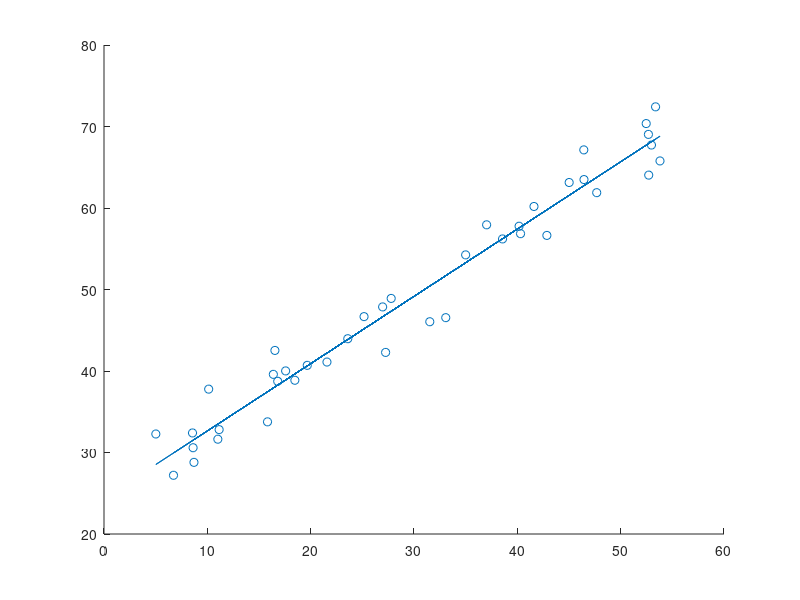

MATLAB code to generate this figure:
%% EXERCICE 1 : Creation de tableaux, accès à un élément

% A tester
% 
% % L'espace ou la virgule sont equivalents pour definir les tableaux.
% 

L1 = [10 20 30 40]
L2 = [5, 10, 15, 20]
 
% 
% % Creation d'un vecteur colonne
% % Le point virgule permet de passer a la ligne suivante.
% 

C1 = [10; 20; 30; 40]

 
%
% % Acces a un element d'un tableau. Les indices commencent a 1
%
 
L2(1)
C1(2)

% 
% % definition d'une matrice 3x3
%
 
M1 = [ 10 20 30 ; 40 50 60; 70 80 90]

% 
% % taille d'un tableau
% 

size(L1)
size(C1)
size(M1)

% 
% % La taille est une structure 
% % Premiere valeur : le nombre de lignes
% % Seconde valeur  : le nombre de colonnes
% 
 
size(L1, 1)
size(L1, 2)
 
size(C1, 1)
size(C1, 2)
 
nbLig = size(M1, 1)
nbCol = size(M1, 2)

% 
% % Acceder aux elements d'un tableau 2D (indiceLigne, indiceColonne)
% 
% 

iL = 2;
iC = 3;
M1(iL, iC)

%
% % Extraire une colonne
%
 
M1(:,1)
M1(:,3)
 
% 
% % Extraire une ligne 
% 
 
M1(2,:)

%
% %  Extraire un sous-tableau
%
 
M1(2:3,1:2)
 
% 
% % Supprimer des lignes. Modifie le tableau
%
 
M1(2:3,:) = []

% 
% % Supprimer des colonnes
% 
 
M1(:,2:3) = []


% 
% % Fonctions predefinies de creation de tableaux
% 
 
M2 = zeros(3) % tableau 3x3!
 
M3 = zeros(1,3)
 
M4 = ones(2,4)

Id = eye(2,3) % tableau 2x3 rempli de 0 avec 1 sur diagonale depuis haut gauche 

%
% % Tableau de valeurs parcourant un intervalle
%
 
V1 = 1:10 % pas entier de 1 par defaut

V2 = 1:0.2:5

M5 = [1:1:5;2:1:6]

%
% %  Creer un tableau à partir de ses lignes
% 

T1 = [5 1 3]
T2 = [10 4 2]
T3 = [3 5 0]
M6 = [T1; T2; T3] 

% ou 
% M6 =  vertcat(T1, T2, T3)

% 
% % Concaténer des tableaux 1D
%

M7 = [T1 T2 T3]
% ou
% M7 = horzcat(T1, T2, T3)
 


%  
% % Dupliquer une matrice
% 
 
M8 = [1 2 3 ; 4 5 6]
M9 = repmat(M8, 3, 2)

%  
% % Redimensionner une matrice
% % le nombre d'elements est le meme avant et apres
% % le parcours colonne par colonne donne la meme suite d'elements
%

M10 = reshape(M9, size(M9,2)/2, size(M9,1)*2)

% 
% % Creer un tableau aleatoirement.
%  

V3 = rand(1, 10) % parametres = dimension du tableau

M11 = rand(5, 3)

M12 = randi(50, 1, 20)


%% EXERCICE 2 : Trier un tableau 

% A tester

V4 = sort(V3)

M13 = reshape(V4, 2, 5)

sort(M11, 1) % chaque colonne est triée

sort(M11, 2) % chaque ligne est triée


% A ecrire
% ...


 
%% EXERCICE 3 : Indexation logique

% A tester
%
% % Chercher des elements dans un tableau, B1 est un tableau de booleens
% 

% V5 = randi(25,1,200)
% B1 = V5>20

% 
% % V6 contient les valeurs de V5 qui sont superieures a 20
%

% V6 = V5(B1)
% ou
% V6 = V5(V5>20)

%
% % Index contient les indices dans V5 ou les elements sont superieurs a 20. 
%
% Index = find(V5 > 20)

% A ecrire
%...


%% EXERCICE 4 : opérations arithmétiques sur vecteurs et matrices

% A tester

%Mat1 = randi(20, 10, 10)

%Mat2 = randi (20, 10, 10)

%VecLigne = randi (20, 1, 10)

%VecCol = VecLigne' % equivalent a VecCol = transpose (VecLigne)
 
%
% % Addition et soustraction - fonctionne sur des matrices de meme taille
%
  
%   Mat3 = Mat1 + Mat2
%   Mat4 = Mat1 - Mat2
   
%
% % Somme des éléments d'une matrice
% 

% S1 = sum(VecLigne)
% S2 = sum(VecCol)
% S3 = sum(Mat1) % somme colonne par colonne
% S4 = sum(Mat1, 1) % idem 
% S5 = sum(Mat1, 2) % somme ligne par ligne


% 
% % Multiplication de deux matrices (attention a la coherence des dimensions)
% 

% Mat5 = Mat1*Mat2

% Mat6 = Mat1 .* Mat2

% Vec1 = Mat1 * VecCol
 
% Vec2 = VecLigne * Mat2
 
% Mat7 = VecCol * VecLigne
 
% ProduitScalaire =  VecLigne * VecCol

%
% % Inversion et resolution de systeme lineaire
% 

% InvMat3 = inv(Mat3) % inverser une matrice (si elle est inversible)


% Res = Mat3\VecCol
% ou
% Res1= InvMat3*VecCol
 

%% EXERCICE 5 : affichage 

% A tester

%
% % Affichage d'une courbe définie par les coordonnées de ses points
%

% X = -10:0.1:10;
% Y = normpdf(X, 0, 1);

% plot(X, Y)
% ou 
% plot(X, Y, 'g--x')
% ou 
% scatter(X, Y)

%
% % On peut superposer plusieurs affichage dans la meme figure
%

% Y2 = normpdf(X, 3, 2);
% hold on;
% plot(X, Y)
% plot(X, Y2)
% hold off; 

%
% % On peut creer plusieurs figures en meme temps
%
% close all % pour fermer d'autres figures creees precedemment
% figure('Name', 'loi normale de moyenne 0')
% plot(X, Y)
% figure('Name', 'loi normale de moyenne 3')
% plot(X, Y2)


%
% % utilisation de la fonction parabole (fichier parabole.m)
%


% axis auto;
% X = -100: 100;
% Y = parabole(X);
% plot(X, Y)

% ou 
% fplot('parabole',[-100 100])

%
% % en 3D
%


% mu = [0 0];
% sigma = [2 1; 1 3];

% x1 = -10:0.5:10;
% y1 = -10:0.5:10;

% [X,Y] = meshgrid(x1, y1);

% Z = mvnpdf([X(:) Y(:)], mu, sigma);

% S = reshape(Z,length(x1),length(y1));

%surf(x1, y1, S);
% ou 
% scatter3(X(:), Y(:), Z)

% caxis([min(S(:))-.5*range(S(:)),max(S(:))]);

% axis([-10 10 -10 10 0 .2])

% xlabel('x'); ylabel('y'); zlabel('Probability Density');

% A ecrire
% ...


%% Application : régression linéaire


m = 40;
sizeNoise = 10;
x = rand(m,1).*50 + 5;
noise = rand(m,1) * sizeNoise;
pente = 0.8;
c = 20;
y = c + pente*x + noise;

hold on
scatter(x,y)

teta1 = (m * (sum(x.*y)) - (sum(x) * sum(y)))/(m * (sum(x.*x))-((sum(x))*(sum(x))))
teta0 = (sum(y) - teta1*sum(x))/m

regressl = teta1*x + teta0

plot(x,regressl)

fprintf('%4.2fx + %4.2f\n',pente,c)
fprintf('%4.2fx + %4.2f\n',teta1,teta0)

